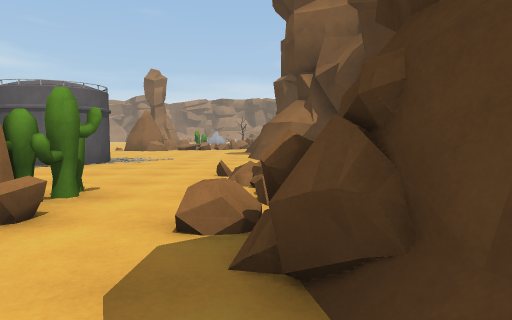
view 1 (above)

24 first-person views from a walk through a Unity game level. The camera is 1.2 m above the floor, tilts 4° down and sees 75° across. The floor is counted in squares, 2 m on a side. Each view is taken from the middle of a square. On the plan, view 1 faces up. The plan holds only what a view shows up to about 10 squares ahead; the rest is blank. The place goes on beyond the plan. Some animated figures are not drawn. Surface patterns are stand-ins for the level's own textures.

view 2
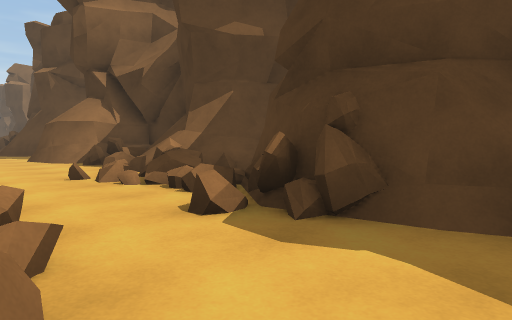

view 3
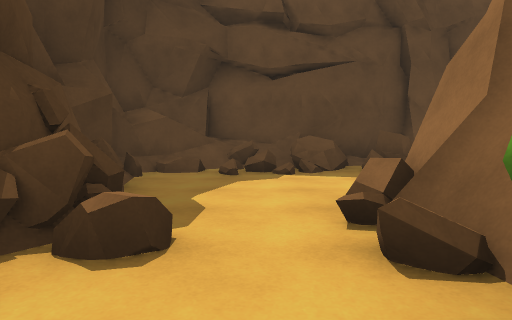

view 4
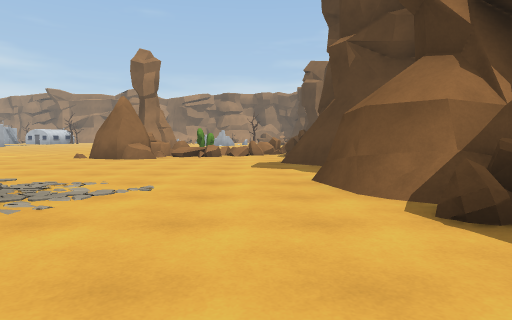

view 5
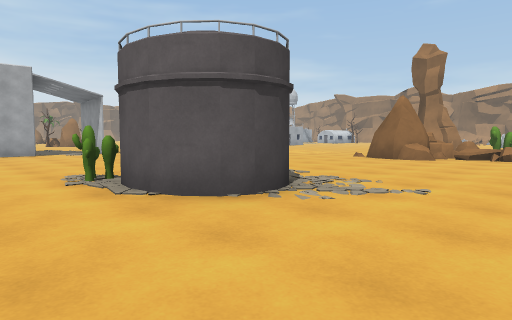

view 6
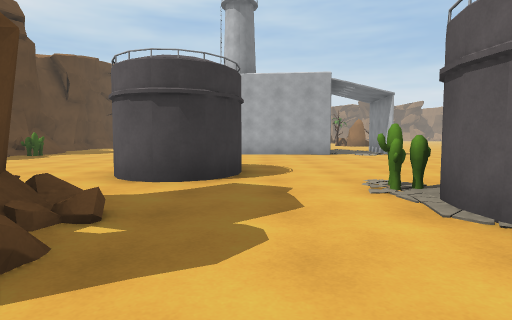

view 7
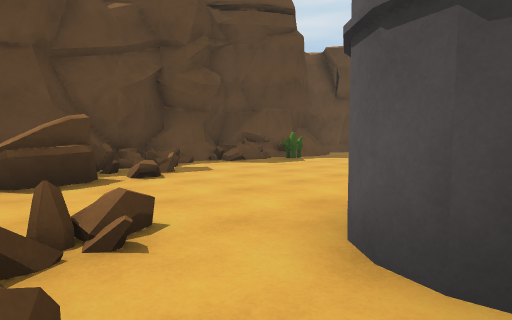

view 8
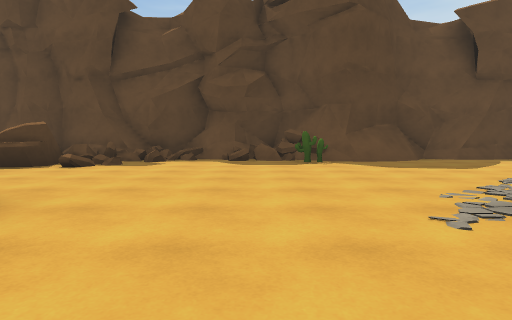

view 9
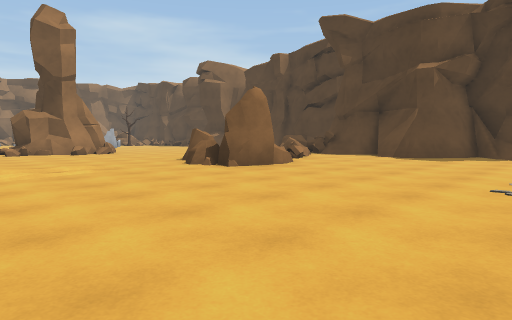

view 10
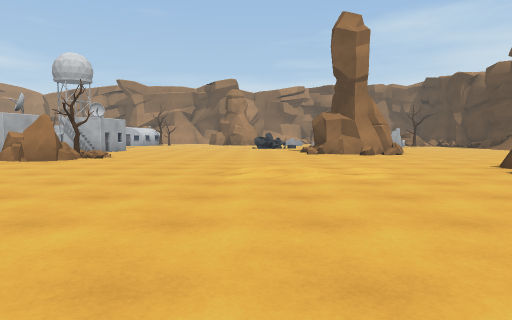

view 11
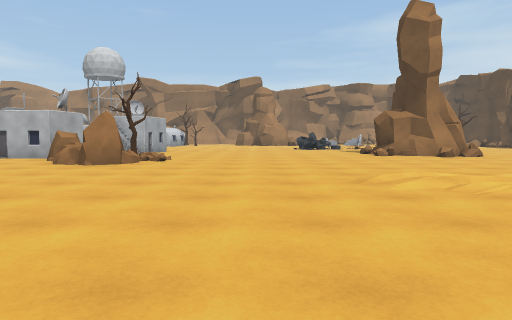

view 12
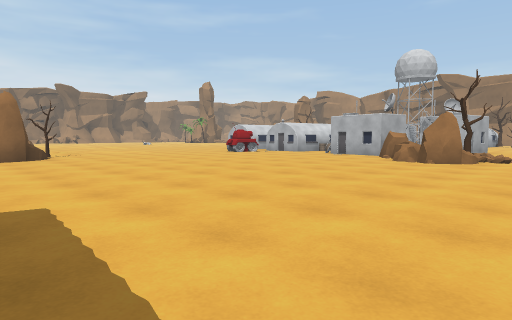

view 13
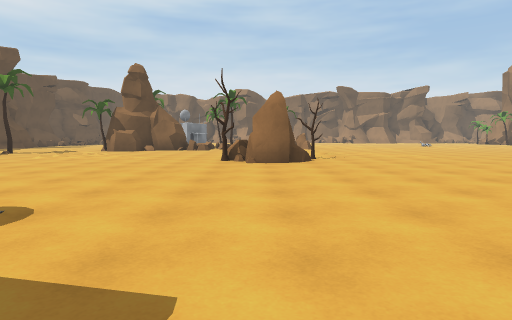

view 14
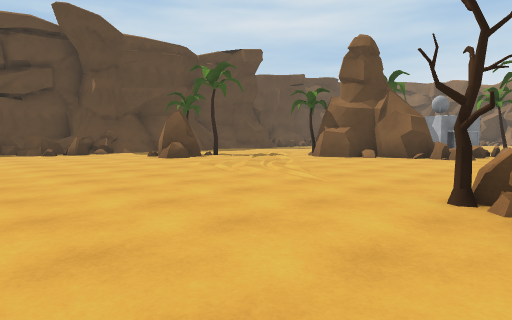

view 15
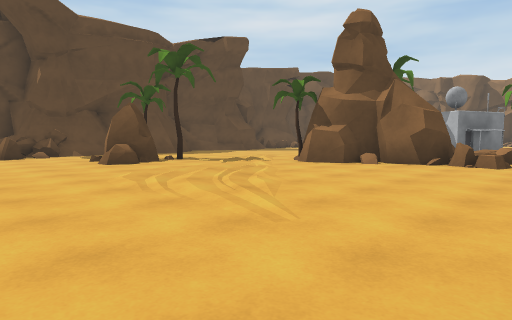

view 16
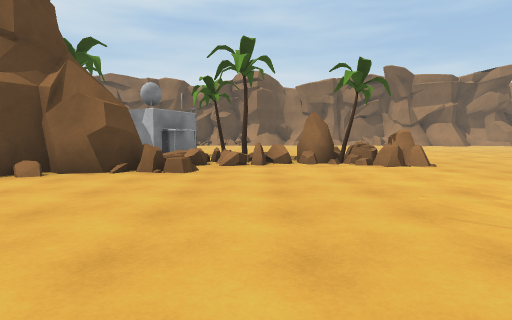

view 17
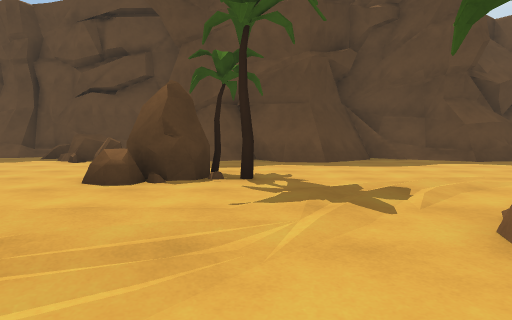

view 18
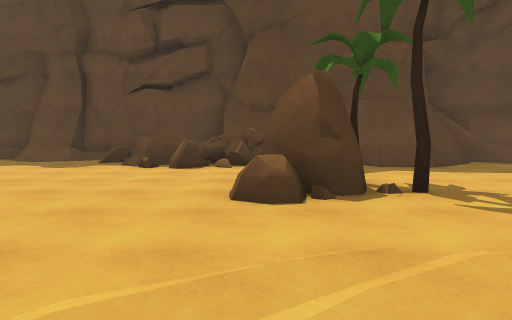

view 19
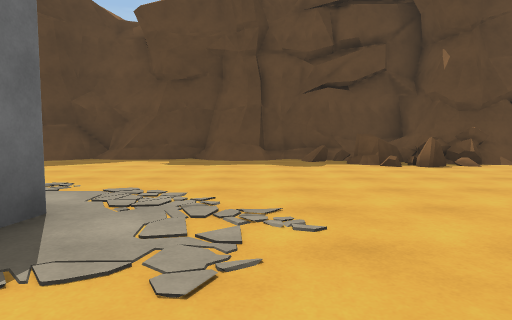

view 20
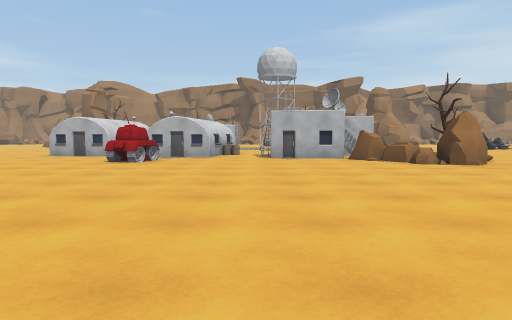

view 21
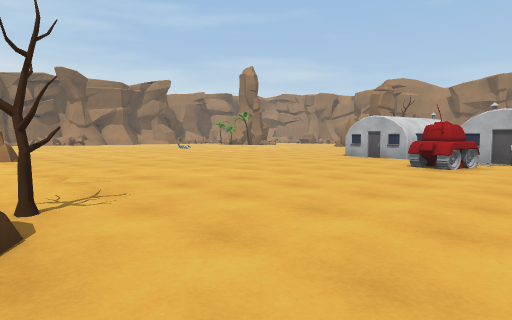

view 22
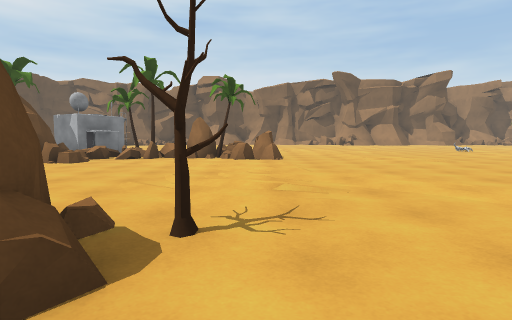

view 23
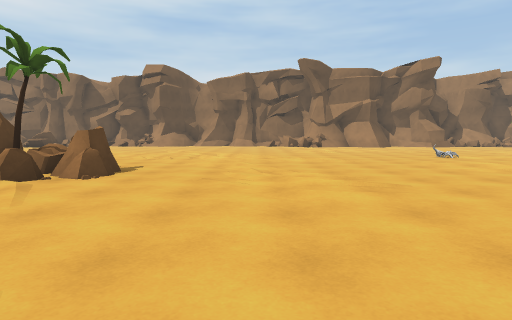

view 24
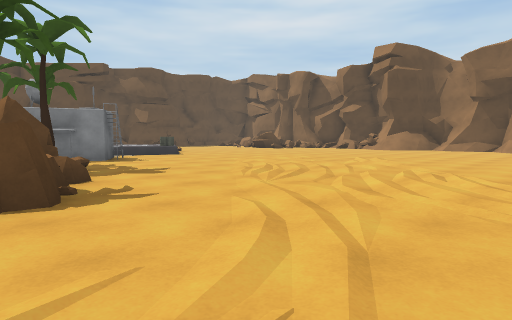

### Floor plan
Key: @ floor where view 1 was taken; # wall or solid block; x gap in a wall; . floor; / step, stairs or slope; = window, fence, low wall or low ledge; ^ raised ledge; C cactus; R rock; T tree; B building; A tank.
Columns run from 41 left of view 1 to 2 right of it. Each row starts with its distance up from view 1.
 21      .....    ..B.BB..BBB  ........=.
 20      ......   .........BRRT............
 19      .............A......RR............
 18      ....................R............
 17      ...............................R.C
 16 .............................../....RRR
 15 .............................../....RR==..
 14 .............../....................#R....
 13 .........RR..../.T.......................##
 12  ........TR......RR.......................#
 11   .......R.......RR.......................#
 10    .....TRR.......T.......  ..............#
  9     ....TR...............    ....... ....###
  8      ..BB #R............     ......  #....##
  7       BBB ##..........      #......C##..../#
  6            ##.........       ............//#
  5             T..........      ............###
  4            ............#    .....##......x.#
  3            .....R.....#.   ...... #.## C.=##
  2           ....TRR........  ........=####.##
  1          ......T......... ........... ##..#
  0          ............................  ..@#
 -1         ....##..##=/..............#=  ....#
 -2        ###=#######^=/.......#C/./=== =#^==#
 -3          ###     ###/####/###==//##########
 -4                   ################

Positions as (right, up) in squares from view 1, and headings:
1: (0, 0), facing up
2: (-2, 0), facing up-right
3: (-1, 4), facing down
4: (-1, 5), facing up
5: (-1, 5), facing up-left
6: (-2, 5), facing left
7: (-5, 4), facing down-left
8: (-11, 6), facing down
9: (-10, 9), facing up-right
10: (-10, 10), facing up
11: (-12, 11), facing up
12: (-13, 10), facing up-left
13: (-15, 11), facing left
14: (-20, 11), facing down-left
15: (-22, 10), facing down-left
16: (-24, 10), facing left
17: (-27, 7), facing down
18: (-25, 6), facing down
19: (-20, 6), facing down
20: (-20, 11), facing up
21: (-21, 12), facing up-left
22: (-22, 13), facing left
23: (-26, 16), facing left
24: (-31, 17), facing down-left
